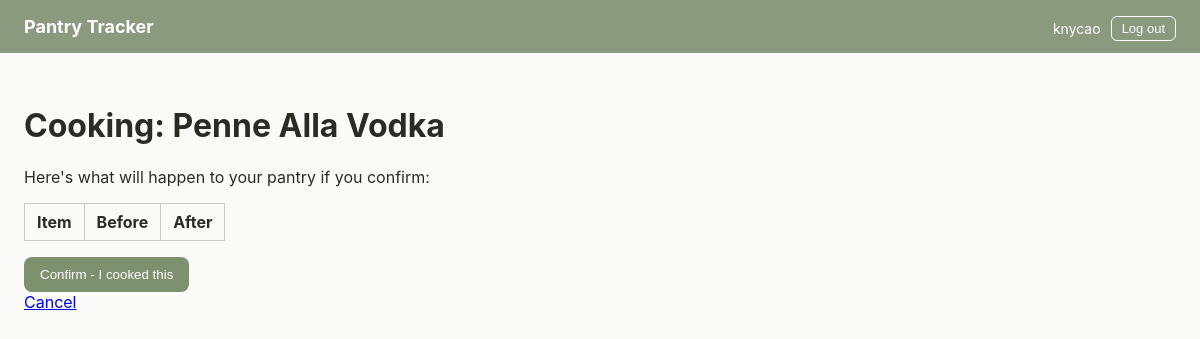
/recipes/1/cook (signed in), run on an earlier commit of the app's database.
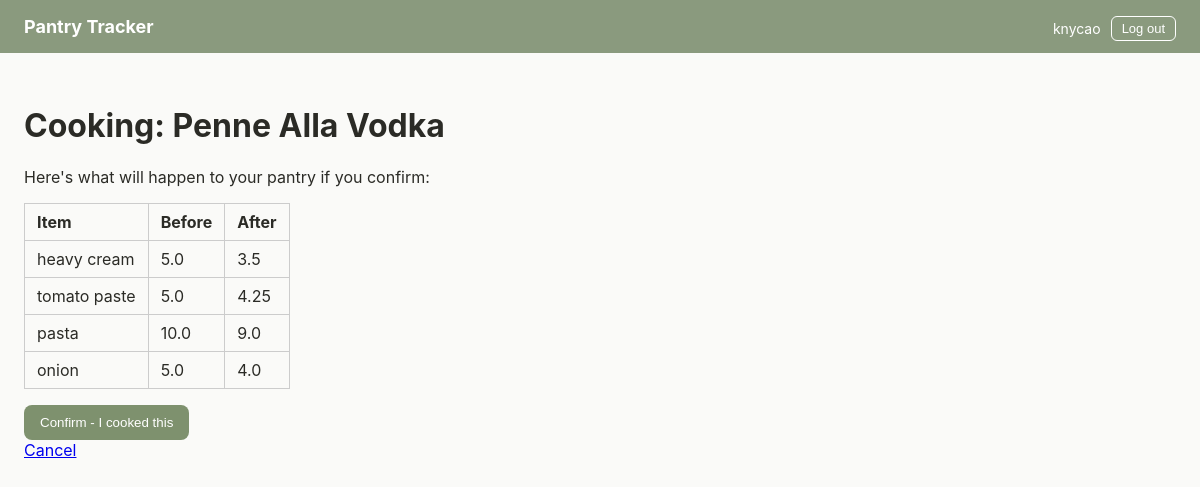
And on a later commit of the database.
### tables this page shows
CREATE TABLE items (
    id INTEGER PRIMARY KEY AUTOINCREMENT,
    name TEXT NOT NULL,
    quantity REAL NOT NULL,
    unit TEXT NOT NULL,
    expiration_date TEXT
);

### app.py (the view)
@app.route("/recipes/<int:recipe_id>/cook", methods=["GET"])
@login_required
def cook_preview(recipe_id):
    connection = sqlite3.connect("pantry.db")
    connection.row_factory = sqlite3.Row
    recipe = connection.execute("SELECT * FROM recipes WHERE id = ?", (recipe_id,)).fetchone()
    recipe_ingredients = connection.execute(
        "SELECT * FROM recipe_ingredients WHERE recipe_id = ?", (recipe_id,)
    ).fetchall()
    full_plan = []
    for ingredient in recipe_ingredients:
        steps = compute_deduction_plan(
            ingredient["ingredient_name"],
            ingredient["quantity_needed"],
            ingredient["unit"],
            connection
        )
        full_plan.extend(steps)
    connection.close()
    return render_template(
        "cook_preview.html",
        recipe=recipe,
        deduction_plan=full_plan,
        username=session["username"]
    )

### app.py (called while the page is built)
def login_required(original_function):
    @wraps(original_function)
    def wrapper(*args, **kwargs):
        if "user_id" not in session:
            return redirect("/login")
        return original_function(*args, **kwargs)
    return wrapper

def normalize_unit(unit):
    return unit.strip().lower().rstrip("s")

### templates/cook_preview.html
{% extends "base.html" %}
{% block content %}
  <h1>Cooking: {{ recipe.title }}</h1>
  <p>Here's what will happen to your pantry if you confirm:</p>
  <table class="cook-preview-table">
    <thead>
      <tr>
        <th>Item</th>
        <th>Before</th>
        <th>After</th>
      </tr>
    </thead>
    <tbody>
      {% for step in deduction_plan %}
        <tr>
          <td>{{ step.item_name }}</td>
          <td>{{ step.old_quantity }}</td>
          <td>{{ step.new_quantity }}</td>
        </tr>
      {% endfor %}
    </tbody>
  </table>
  <form action="/recipes/{{ recipe.id }}/cook" method="POST">
    <button type="submit" class="confirm-btn">Confirm - I cooked this</button>
  </form>
  <a href="/recipes">Cancel</a>
{% endblock %}

What changed in the data, as far as the page shows it:
added items: item_name "heavy cream", old_quantity "5.0"
added items: item_name "tomato paste", old_quantity "5.0"
added items: item_name "pasta", old_quantity "10.0"
added items: item_name "onion", old_quantity "5.0"
Also different on the page:
new list line: "3.5"
new list line: "4.25"
new list line: "9.0"
new list line: "4.0"
